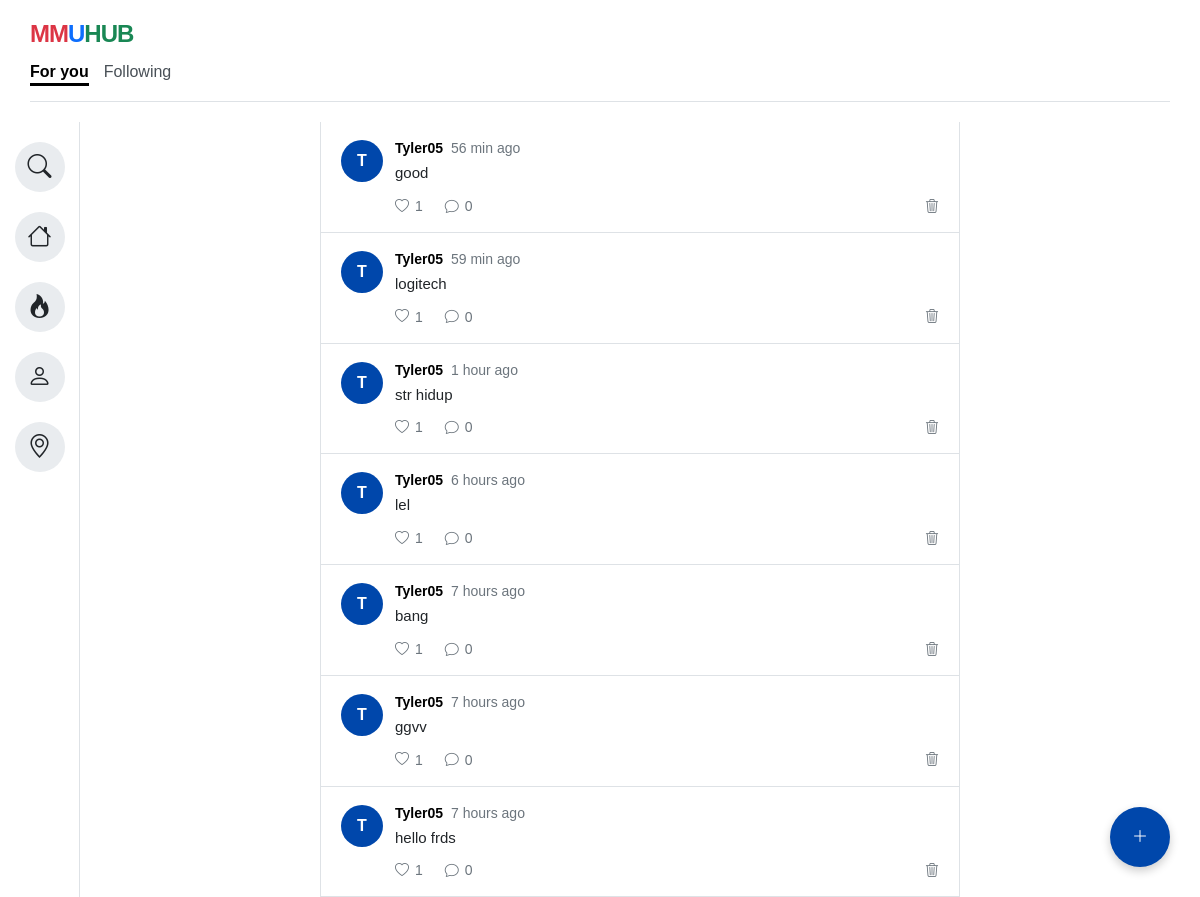
/Homepage.html (signed in), run on an earlier commit of the app's database.
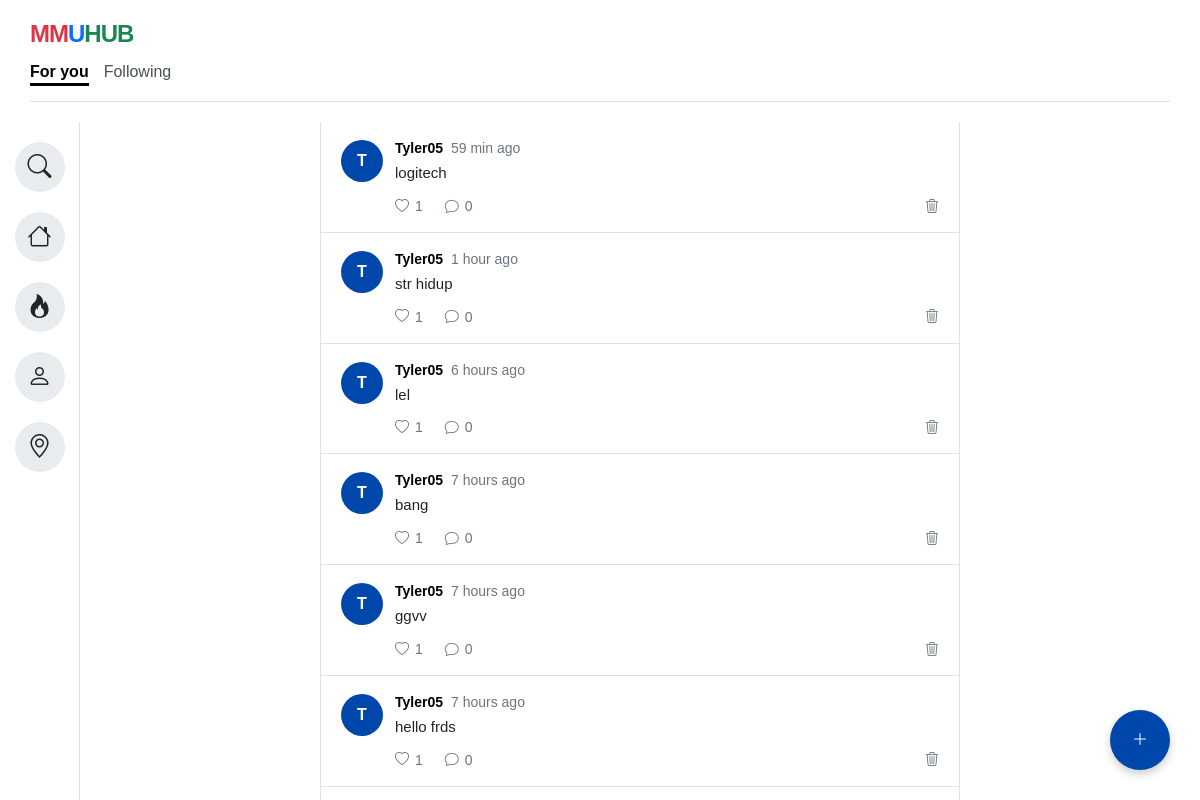
And on a later commit of the database.
### tables this page shows
CREATE TABLE posts (
        id INTEGER PRIMARY KEY AUTOINCREMENT,
        user_id INTEGER,
        content TEXT,
        created_at TIMESTAMP DEFAULT CURRENT_TIMESTAMP,
        FOREIGN KEY(user_id) REFERENCES users(id)
    );

CREATE TABLE users (
        id INTEGER PRIMARY KEY AUTOINCREMENT,
        username TEXT UNIQUE NOT NULL,
        email TEXT UNIQUE NOT NULL,
        password TEXT NOT NULL
    );

### app.py (the view)
@app.route("/Homepage.html")
def homepage():
    if "user" not in session:
        return redirect(url_for("login_page"))
    posts = get_all_posts()
    formatted_posts = []
    for post in posts:
        formatted_posts.append({
    "id": post[0],
    "username": post[1],
    "content": post[2],
    "time": time_ago(post[3]),
    "likes": get_like_count(post[0])["likes"]
})
    return render_template(
        "Homepage.html",
        username=session["user"]["username"],
        posts=formatted_posts
    )

### database.py (called while the page is built)
def connect():
    return sqlite3.connect("app.db")

### likes.py (called while the page is built)
def get_like_count(post_id):
    conn = connect()
    cursor = conn.cursor()
    cursor.execute(
        "SELECT COUNT(*) FROM likes WHERE post_id=?",
        (post_id,)
    )
    count = cursor.fetchone()[0]
    conn.close()
    return {"likes": count}

### posts.py (called while the page is built)
def get_all_posts():
    conn = connect()
    cursor = conn.cursor()
    cursor.execute("""
        SELECT
            posts.id,
            users.username,
            posts.content,
            posts.created_at
        FROM posts
        JOIN users
            ON posts.user_id = users.id
        ORDER BY posts.created_at DESC
    """)
    posts = cursor.fetchall()
    conn.close()
    return posts

### templates/Homepage.html (shortened to what this page needs)
<!DOCTYPE html>
<html lang="en">
<head>
<link rel="stylesheet"
      href="{{ url_for('static', filename='style.css') }}">
    <link rel="stylesheet" href="https://cdn.jsdelivr.net/npm/bootstrap-icons@1.11.1/font/bootstrap-icons.css">
</head>
<body>
    <div class="app-background">
        <div class="main-container">
            <header>
                <div class="logo">
                    <span class="red">MM</span><span class="blue">U</span><span class="green">HUB</span>
                </div>
                <div class="tabs">
                    <div class="tab-item active"><a href="Homepage.html">For you</a></div>
                    <div class="tab-item"><a href="Following.html">Following</a></div>
                </div>
                <hr class="header-line">
            </header>
            <div class="content-wrapper">
                <aside class="sidebar">
                    <div class="icon-group">
                      <a href="Search.html" class="icon-circle" data-tooltip="Search"><i class="bi bi-search"></i></a>
                      <a href="Homepage.html" class="icon-circle" data-tooltip="Home"><i class="bi bi-house"></i></a>
                      <a href="Trending.html" class="icon-circle" data-tooltip="Trending"><i class="bi bi-fire"></i></a>
                      <a href="Profile.html" class="icon-circle" data-tooltip="Profile"><i class="bi bi-person"></i></a>
                      <a href="Map.html" class="icon-circle" data-tooltip="Map"><i class="bi bi-geo-alt"></i></a>
                    </div>
                </aside>
                <main class="content-area">
                    <section class="feed-container">
                        {% for post in posts %}
<article class="feed-post">
    <div class="feed-avatar avatar-blue">
        {{ post.username[0]|upper }}
    </div>
    <div class="feed-post-body">
        <div class="feed-post-header">
            <strong>{{ post.username }}</strong>
            <span>{{ post.time }}</span>
        </div>
        <p>{{ post.content }}</p>
        <div class="feed-actions">
    <button
        type="button"
        class="like-btn"
        data-post-id="{{ post.id }}">
        <i class="bi bi-heart"></i>
        <span class="like-count">{{ post.likes }}</span>
    </button>
    <button type="button">
        <i class="bi bi-chat"></i>
        <span>0</span>
    </button>
    {% if post.username == username %}
    <button
        type="button"
        class="delete-btn"
        data-post-id="{{ post.id }}"
        title="Delete Post">
        <i class="bi bi-trash3"></i>
    </button>
    {% endif %}
</div>
    </div>
</article>
{% endfor %}
                    </section>
                    <div id="createPostBtn" class="createPostBtn" data-tooltip="New Post">
                        <i class="bi bi-plus-lg"></i>
                    </div>
                </main>
            </div>
        </div>
    </div>
</body>
</html>

### static/style.css (style rules this page uses)
* { box-sizing: border-box; margin: 0; padding: 0; font-family: Arial, sans-serif; }
body, html { height: 100%; width: 100%; overflow: hidden; }
.app-background { background-color: #212529; width: 100vw; height: 100vh; display: flex; justify-content: center; align-items: center; padding: 0; }
.main-container { background-color: #ffffff; width: 100%; height: 100%; display: flex; flex-direction: column; overflow: hidden; }
header { padding: 20px 30px; }
.logo { font-size: 24px; font-weight: bold; letter-spacing: -1px; margin-bottom: 15px; }
.logo .red { color: #dc3545; }
.logo .blue { color: #0d6efd; }
.logo .green { color: #198754; }
a { text-decoration: none; color: inherit; }
.tabs { display: flex; gap: 15px; font-size: 16px; color: #495057; }
.tab-item { position: relative; padding-bottom: 5px; cursor: pointer; }
.tab-item.active { font-weight: bold; color: #000000; cursor: default; }
.tab-item::after { content: ''; position: absolute; left: 0; bottom: 0; width: 100%; height: 3px; background-color: #000000; transform: scaleX(0); transition: transform 0.2s ease-in-out; transform-origin: center; }
.tab-item.active::after { transform: scaleX(1); }
.tab-item:not(.active) { cursor: pointer; }
.header-line { margin-top: 15px; border: none; border-bottom: 1px solid #dee2e6; }
.content-wrapper { display: flex; justify-content: center; position: relative; flex: 1; min-height: 0; }
.sidebar { width: 80px; background-color: #ffffff; border-right: 1px solid #dee2e6; display: flex; flex-direction: column; align-items: center; padding: 20px 0; }
.icon-group { display: flex; flex-direction: column; gap: 20px; }
.icon-circle { width: 50px; height: 50px; background-color: #e9ecef; border-radius: 50%; display: flex; justify-content: center; align-items: center; font-size: 24px; color: #212529; cursor: pointer; transition: background-color 0.2s; position: relative; }
.content-area { flex: 1; background-color: #ffffff; position: relative; overflow-y: auto; }
.feed-container { width: 100%; max-width: 640px; min-height: 100%; border-left: 1px solid #dee2e6; border-right: 1px solid #dee2e6; background-color: #ffffff; margin: 0 auto; }
.feed-post { display: flex; gap: 12px; padding: 18px 20px; border-bottom: 1px solid #dee2e6; }
.feed-avatar { width: 42px; height: 42px; border-radius: 50%; color: #ffffff; display: flex; align-items: center; justify-content: center; font-weight: 700; flex-shrink: 0; }
.avatar-blue { background-color: #0047AB; }
.feed-post-body { min-width: 0; flex: 1; }
.feed-post-header { display: flex; align-items: center; gap: 8px; flex-wrap: wrap; margin-bottom: 6px; font-size: 14px; }
.feed-post-header span { color: #6c757d; }
.feed-post-body p { font-size: 15px; line-height: 1.45; color: #212529; }
.feed-actions { display: flex; gap: 22px; margin-top: 14px; }
.feed-actions button { border: none; background: none; color: #6c757d; display: flex; align-items: center; gap: 6px; font-size: 14px; cursor: pointer; padding: 0; }
.createPostBtn { position: fixed; bottom: 30px; right: 30px; z-index: 999; width: 60px; height: 60px; border-radius: 50%; background-color: #0047AB; color: white; display: flex; justify-content: center; align-items: center; box-shadow: 0 4px 10px rgba(0,0,0,0.2); cursor: pointer; }
[data-tooltip]::after { content: attr(data-tooltip); position: absolute; left: 65px; background-color: #212529; color: #ffffff; padding: 6px 12px; border-radius: 6px; font-size: 13px; white-space: nowrap; opacity: 0; visibility: hidden; transition: opacity 0.2s ease, visibility 0.2s ease; pointer-events: none; z-index: 100; }
.createPostBtn[data-tooltip]::after { left: auto; right: 70px; bottom: 17px; }
.delete-btn { background: transparent; border: none; color: #9ca3af; cursor: pointer; font-size: 16px; margin-left: auto; transition: all .2s ease; }

What changed in the data, as far as the page shows it:
removed posts: username "T", username "Tyler05", time "56 min ago", content "good", likes "1"
